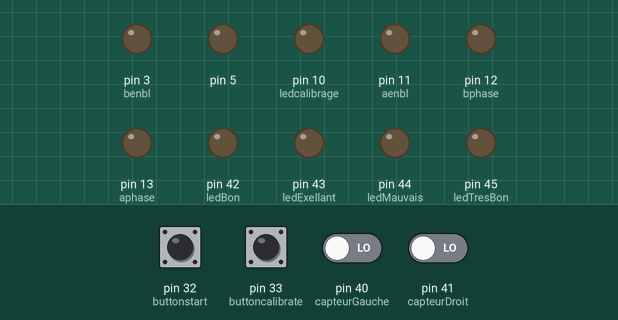
Recording of a sketch running on a simulated Arduino Mega 2560, built with avr-gcc and run on an emulated ATmega2560. Shown: output pins drawn as LEDs (lit = HIGH). Inputs (shaded band) come from the test bench; at power-on: pin 32 (buttonstart), pin 33 (buttoncalibrate) HIGH, pin 40 (capteurGauche), pin 41 (capteurDroit) LOW.

Above: at 1.3 s.
1.4 s: pin 33 (buttoncalibrate) pulled LOW for 0.15 s
At 2.6 s:
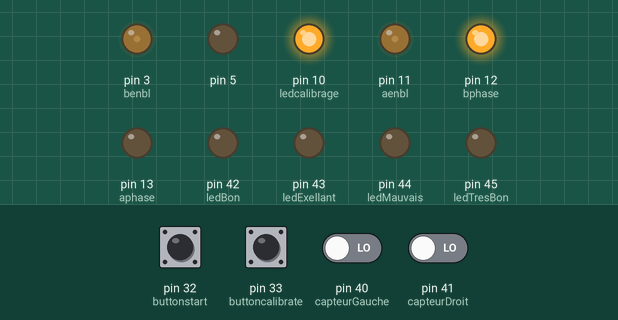
3.0 s: pin 40 (capteurGauche) driven HIGH
At 3.9 s:
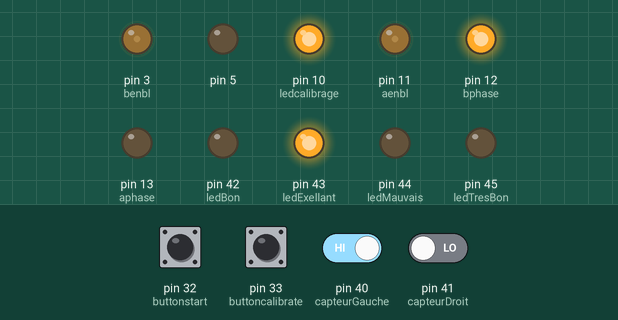
4.5 s: pin 40 (capteurGauche) driven LOW
At 5.1 s:
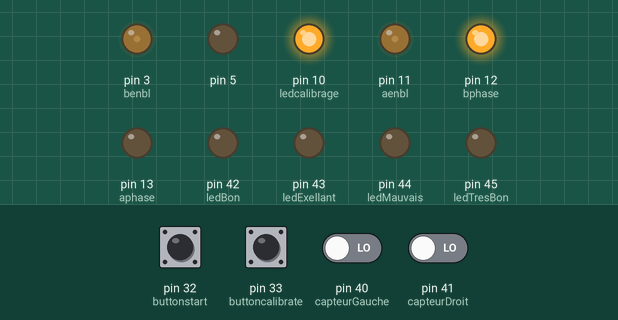
6.0 s: pin 41 (capteurDroit) driven HIGH
At 6.3 s:
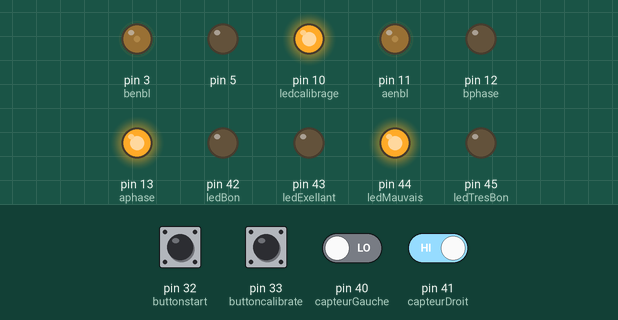
9.0 s: pin 41 (capteurDroit) driven LOW
At 10.0 s:
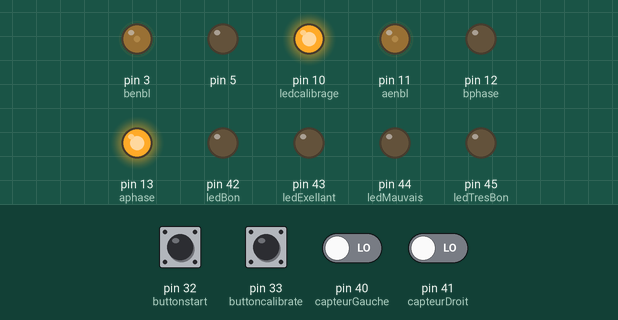
Timing chart, 0 to 12.9 s (numbered marks = the images above; inputs shaded):
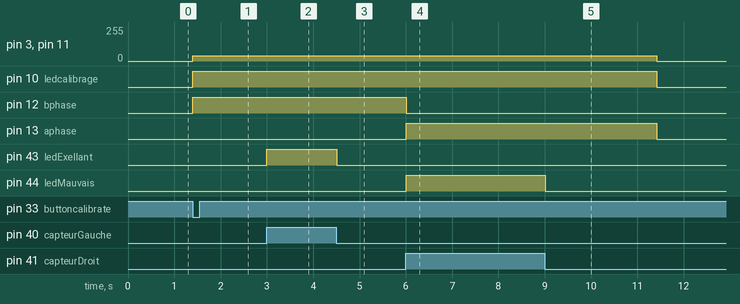

Measured:
- after the input at 1.4 s, pin 3 (benbl), pin 11 (aenbl): 0/255 → 40/255 at once; pin 10 (ledcalibrage), pin 12 (bphase): LOW → HIGH at once
- after the input at 3.0 s, pin 43 (ledExellant): LOW → HIGH at once
- after the input at 4.5 s, pin 43 (ledExellant): HIGH → LOW at once
- after the input at 6.0 s, pin 12 (bphase): HIGH → LOW at once; pin 13 (aphase), pin 44 (ledMauvais): LOW → HIGH at once
- after the input at 9.0 s, pin 44 (ledMauvais): HIGH → LOW at once

The sketch:

piste_2-huit.ino
```cpp
#include <QTRSensors.h>

QTRSensors qtr;
const uint8_t SensorCount = 8;
uint16_t sensorValues[SensorCount];

float Kp = 0.21;
float Ki = 0;
float Kd = 1.9;

int P;
int I;
int D;

int lastError = 0;
boolean onoff = false;

uint8_t vitesseCalibrage = 40;

const double rapport = 11/10;

const uint8_t maxspeedb = 255;
const uint8_t maxspeeda = 255;
const uint8_t basespeedb = 190*rapport;
const uint8_t basespeeda = 190;

#define aphase 13 // partie gauche
#define aenbl 11
#define freinMD 8

#define bphase 12 // partie droite
#define benbl 3
#define freinMG 9

const int ledMauvais = 44;
const int ledBon = 42;
const int ledTresBon = 45;
const int ledExellant = 43;
const int ledcalibrage = 10;

const int capteurGauche = 40;
const int capteurDroit = 41;

const int buttoncalibrate = 33;
const int buttonstart = 32;

int sens;

void setup() {
  qtr.setTypeRC();
  qtr.setSensorPins((const uint8_t[]){46, 47, 48, 49, 50, 51, 52, 53}, SensorCount);
  qtr.setEmitterPin(7);//LEDON PIN

  pinMode(capteurGauche, INPUT);
  pinMode(capteurDroit, INPUT);

  pinMode(aphase, OUTPUT);
  pinMode(aenbl, OUTPUT);
  pinMode(bphase, OUTPUT);
  pinMode(benbl, OUTPUT);

  pinMode(ledMauvais, OUTPUT);
  pinMode(ledBon, OUTPUT);
  pinMode(ledTresBon, OUTPUT);
  pinMode(ledExellant, OUTPUT);

  pinMode(ledcalibrage, OUTPUT);

  pinMode(buttoncalibrate, INPUT_PULLUP);
  pinMode(buttonstart, INPUT_PULLUP);

  delay(500);

  pinMode(5, OUTPUT);

  boolean Ok = false;
  while (Ok == false) {
    if(digitalRead(buttoncalibrate) == LOW) {
      digitalWrite(ledcalibrage, HIGH);
      calibration();
      Ok = true;
    }
  }
  digitalWrite(ledcalibrage, LOW);
  forward_brake(0, 0);
}

void loop() {
  if(digitalRead(buttonstart) == LOW) {
    onoff =! onoff;
    if(onoff = true) {
      delay(1000);
    }
    else {
      delay(50);
    }
  }
  if (onoff == true) {
    sens = 3500;
    PID_control(sens);
  }
  else {
    forward_brake(0,0);
  }
}

void forward_brake(int posa, int posb) {
  digitalWrite(aphase, LOW);
  digitalWrite(bphase, LOW);
  analogWrite(aenbl, posa);
  analogWrite(benbl, posb);
}

void calibration() {
  demiCercle(vitesseCalibrage, 1);
  for (uint16_t i = 0; i < 400; i++)
  {
    qtr.calibrate();
    if (digitalRead(capteurGauche) == true){
      demiCercle(vitesseCalibrage, 1);
      digitalWrite(ledExellant, HIGH);
    }
    else if (digitalRead(capteurDroit) == true){
      demiCercle(vitesseCalibrage, 0);
      digitalWrite(ledMauvais, HIGH);
    }
    else{
      digitalWrite(ledExellant, LOW);
      digitalWrite(ledMauvais, LOW);
    }
  }
}
void demiCercle(int vitesse, bool sens){
  if (sens == 0){
    digitalWrite(aphase, HIGH);
    digitalWrite(bphase, LOW);
    analogWrite(aenbl, vitesse*rapport);
    analogWrite(benbl, vitesse);
  }
  if (sens == 1){
    digitalWrite(aphase, LOW);
    digitalWrite(bphase, HIGH);
    analogWrite(aenbl, vitesse*rapport);
    analogWrite(benbl, vitesse);
  }
}

void PID_control(int consigne) {
  uint16_t position = qtr.readLineBlack(sensorValues);
  int error = consigne - position;
  testPID(position);

  P = error;
  I = I + error;
  D = error - lastError;
  lastError = error;
  int motorspeed = P*Kp + I*Ki + D*Kd;

  int motorspeeda = basespeeda + motorspeed;
  int motorspeedb = basespeedb - motorspeed;

  if (motorspeeda > maxspeeda) {
    motorspeeda = maxspeeda;
  }
  if (motorspeedb > maxspeedb) {
    motorspeedb = maxspeedb;
  }
  if (motorspeeda < 0) {
    motorspeeda = 0;
  }
  if (motorspeedb < 0) {
    motorspeedb = 0;
  }
  forward_brake(motorspeeda, motorspeedb);
}

void testPID(uint16_t pos) {
  if (pos == 3500){
    digitalWrite(ledExellant, HIGH);
  }
  else {
    digitalWrite(ledExellant, LOW);
  }

  if (pos >= 3000 && pos <= 4000){
    digitalWrite(ledTresBon, HIGH);
  }
  else {
    digitalWrite(ledTresBon, LOW);
  }

  if (pos >= 2500 && pos <= 4500){
    digitalWrite(ledBon, HIGH);
  }
  else {
    digitalWrite(ledBon, LOW);
  }

  if (pos >= 2000 && pos <= 5000){
    digitalWrite(ledMauvais, HIGH);
  }
  else {
    digitalWrite(ledMauvais, LOW);
  }
}
```
